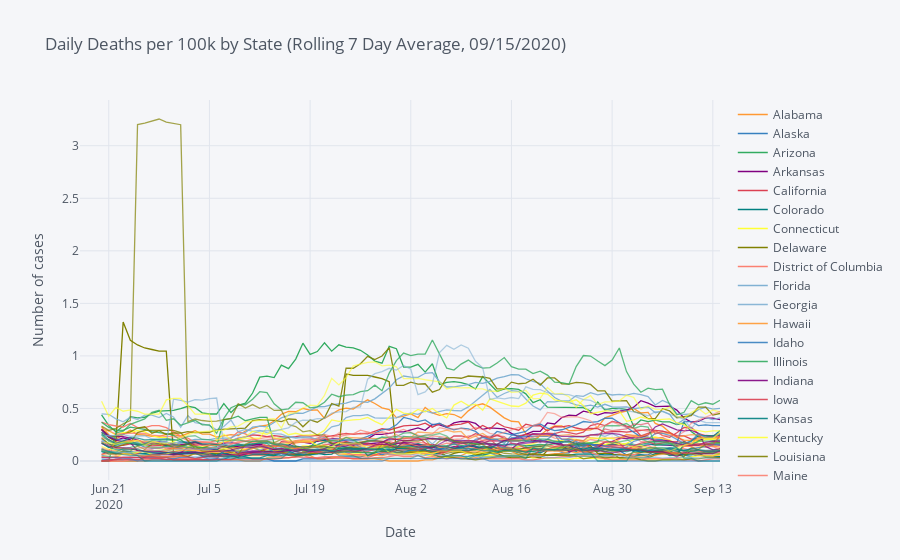

Write notebook code for a chart like this one.
### Code cell
window_size = 7
avg_deaths = normalized_deaths.rolling(window=window_size, min_periods=3).mean()
normalized_deaths_plot = avg_deaths.iplot(scale='log', yaxis_title='Number of cases', xaxis_title='Date',
              title='Daily Deaths per 100k by State (Rolling {} Day Average, {})'.format(window_size, today), asFigure = True)

normalized_deaths_plot
